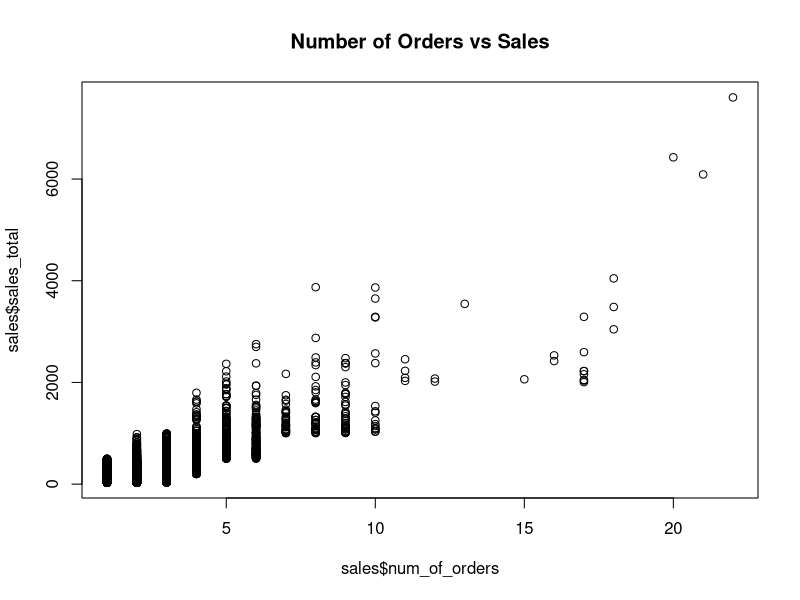
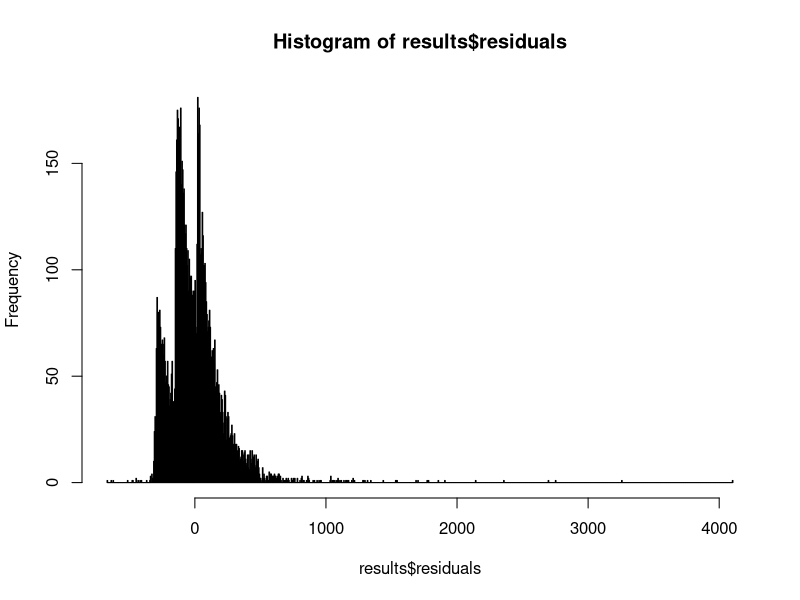

Reproduce these figures in R, in order.

setwd("C:/Users/Sri/Documents/GitHub/RWD/EMCDSA-E20-007/Review-of-Basic-Data-Analytic-Methods-Using-R/Introduction-to-R")
########Introduction to R##############
#import a CSV file of the totatl annaual sales for each customer
sales <- read.csv("yearly_sales.csv") 
#examin the imported data set
head(sales) 
summary(sales)
str(sales)
#plot number of orders vs sales
plot(sales$num_of_orders,sales$sales_total,main = "Number of Orders vs Sales")
#perform statistical analysis (fit a linear regression model)
results <- lm(sales$sales_total ~ sales$num_of_orders)
results
summary(results)
attributes(results)
#perform some diagnostics on the fittered model
#plot histogram of the residuals
hist(results$residuals,breaks = 800)
#########R Graphical User Interfaces##############
